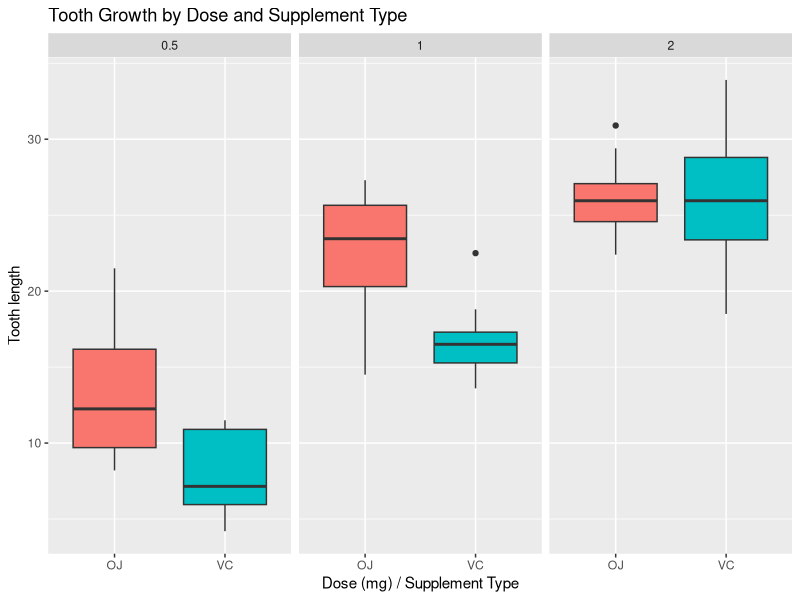

Here is the R script that generated this plot: (Note: this script raises an error after producing the figure.)
## ---- chunk 1
library(ggplot2)
library(datasets)
library(dplyr)
library(knitr)
## ---- chunk 2
kable(ToothGrowth[c(10:13,50:52),], caption = 'T1. Sample Data')
## ---- chunk 3
ggplot(data=ToothGrowth, aes(y=len, x=supp, fill=supp)) + 
    geom_boxplot() +
    facet_wrap(~dose) + 
    labs(title="Tooth Growth by Dose and Supplement Type", x='Dose (mg) / Supplement Type', y='Tooth length') +
    guides(fill=guide_legend('Supplement Type')) + theme(legend.position = "none")
## ---- chunk 4
mkci <- function(ttestval) {
    paste('[ ', round(ttestval$conf.int[1], 4), ', ', round(ttestval$conf.int[2], 4), ' ]', sep='')
}
dose.test <- function(dose) {
    dose.set <- ToothGrowth[which(ToothGrowth$dose == dose), c('len', 'supp')]
    t.test(len ~ supp, data=dose.set, paired = F, var.equal = F)
}
d05 <- dose.test(0.5)
d1 <- dose.test(1)
d2 <- dose.test(2)

df <- data.frame(
    dose=c(0.5, 1, 2),
    t.statistic=c(d05$statistic, d1$statistic, d2$statistic),
    p.value=c(d05$p.value, d1$p.value, d2$p.value),
    conf.int=c(mkci(d05), mkci(d1), mkci(d2))
)
colnames(df) <- c('Dose', 't-statistic', 'p-value', '95% Confidence Interval')
kable(df, caption = 'T2. Supplement Effect on Growth')
## ---- chunk 5
supp.test <- function(supp, dose) {
    supp.set <- ToothGrowth[which(ToothGrowth$supp == supp & ToothGrowth$dose %in% dose), c('len', 'dose')]
    t.test(len ~ dose, data=supp.set, paired = F, var.equal = F)
}
d.oj.5vs1 <- supp.test('OJ', c(0.5, 1))
d.oj.1vs2 <- supp.test('OJ', c(1, 2))
d.vc.5vs1 <- supp.test('VC', c(0.5, 1))
d.vc.1vs2 <- supp.test('VC', c(1, 2))

df <- data.frame(
    supp.dose=c('OJ 0.5 vs 1mg', 'OJ 1 vs 2mg', 'VC 0.5 vs 1mg', 'VC 1 vs 2mg'),
    t.statistic=c(d.oj.5vs1$statistic, d.oj.1vs2$statistic, d.vc.5vs1$statistic, d.vc.1vs2$statistic),
    p.value=c(d.oj.5vs1$p.value, d.oj.1vs2$p.value, d.vc.5vs1$p.value, d.vc.1vs2$p.value),
    conf.int=c(mkci(d.oj.5vs1), mkci(d.oj.1vs2), mkci(d.vc.5vs1), mkci(d.vc.1vs2))
)
colnames(df) <- c('Supplement Type/Dose', 't-statistic', 'p-value', '95% Confidence Interval')
kable(df, caption='T3. Supplement Effect on Growth')
